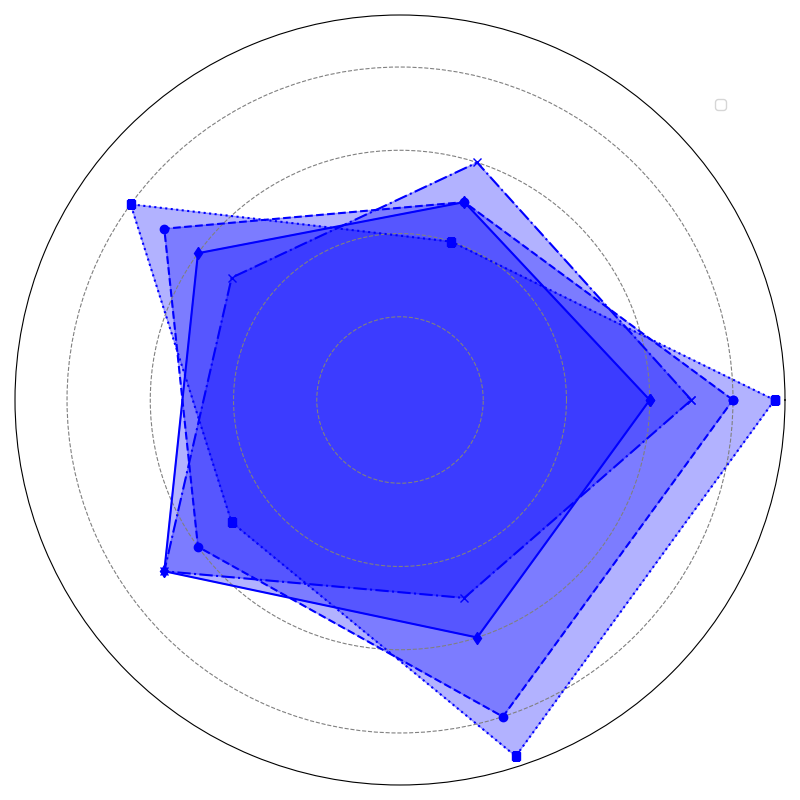

Write Python code to recreate this figure.
import numpy as np
import matplotlib.pyplot as plt

categories = ['Temperature', 'Humidity', 'Visibility', 'Air Quality', 'Traffic']
bike = [8, 5, 7, 6, 8]
bus = [7, 6, 5, 7, 5]
car = [9, 4, 8, 5, 9]
walking = [6, 5, 6, 7, 6]

num_vars = len(categories)
angles = np.linspace(0, 2 * np.pi, num_vars, endpoint=False).tolist()
bike += bike[:1]
bus += bus[:1]
car += car[:1]
walking += walking[:1]
angles += angles[:1]

fig, ax = plt.subplots(figsize=(8, 8), subplot_kw=dict(polar=True))

color = 'blue'  # Single color for all data groups

ax.fill(angles, bike, color=color, alpha=0.3)
ax.fill(angles, bus, color=color, alpha=0.3)
ax.fill(angles, car, color=color, alpha=0.3)
ax.fill(angles, walking, color=color, alpha=0.3)

ax.plot(angles, bike, linestyle='--', color=color, linewidth=1.5, marker='o')
ax.plot(angles, bus, linestyle='-.', color=color, linewidth=1.5, marker='x')
ax.plot(angles, car, linestyle=':', color=color, linewidth=1.5, marker='s')
ax.plot(angles, walking, linestyle='-', color=color, linewidth=1.5, marker='d')

ax.set_yticklabels([])
ax.set_xticks([])
plt.legend(loc='upper left', bbox_to_anchor=(0.9, 0.9))

ax.grid(color='gray', linestyle='dashed')

plt.tight_layout()
plt.show()
